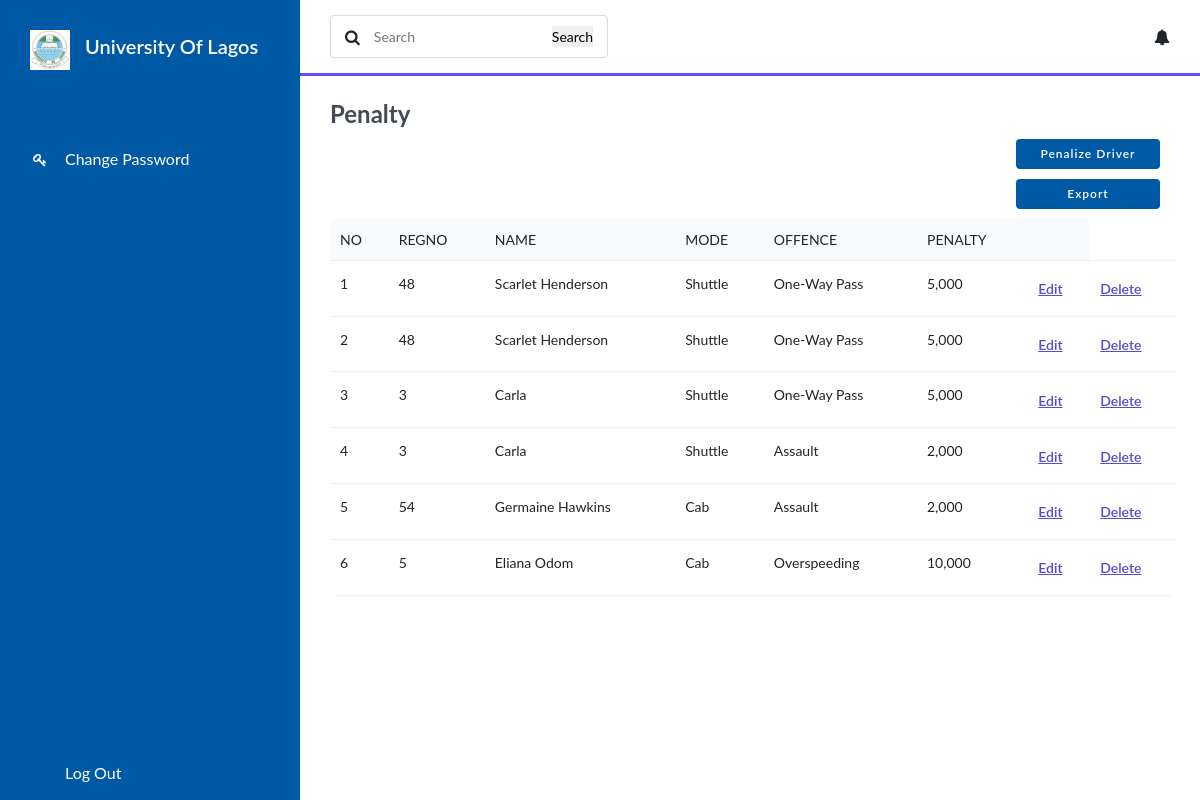
The app's page /penalty.php with its own data.
### tables this page shows
CREATE TABLE `driver_penalty` (
  `id` int NOT NULL AUTO_INCREMENT,
  `reg_no` varchar(45) DEFAULT NULL,
  `penalty_id` int NOT NULL,
  `date_created` datetime DEFAULT CURRENT_TIMESTAMP,
  `amount` varchar(45) DEFAULT NULL,
  `penalizer` varchar(225) DEFAULT NULL,
  `dof` date DEFAULT NULL,
  `status` varchar(45) DEFAULT 'Pending',
  PRIMARY KEY (`id`,`penalty_id`),
  KEY `reg_no_idx` (`reg_no`),
  KEY `p_id_idx` (`penalty_id`),
  CONSTRAINT `p_id` FOREIGN KEY (`penalty_id`) REFERENCES `penalty` (`id`),
  CONSTRAINT `p_reg_no` FOREIGN KEY (`reg_no`) REFERENCES `registration` (`reg_no`) ON DELETE SET NULL
);

CREATE TABLE `registration` (
  `id` int NOT NULL AUTO_INCREMENT,
  `reg_no` varchar(45) DEFAULT NULL,
  `first_name` varchar(45) DEFAULT NULL,
  `middle_name` varchar(45) DEFAULT NULL,
  `last_name` varchar(45) DEFAULT NULL,
  `phone_no` varchar(45) NOT NULL,
  `mode` varchar(45) DEFAULT NULL,
  `gender` varchar(45) DEFAULT NULL,
  `dob` date DEFAULT NULL,
  `address` varchar(225) DEFAULT NULL,
  `state` varchar(45) DEFAULT NULL,
  `lga` varchar(45) DEFAULT NULL,
  `status` varchar(45) DEFAULT NULL,
  `nok_firstname` varchar(45) DEFAULT NULL,
  `nok_middlename` varchar(45) DEFAULT NULL,
  `nok_lastname` varchar(45) DEFAULT NULL,
  `nok_relationship` varchar(45) DEFAULT NULL,
  `nok_phoneno` varchar(45) DEFAULT NULL,
  `nok_dob` date DEFAULT NULL,
  `nok_address` varchar(225) DEFAULT NULL,
  `date_created` datetime DEFAULT CURRENT_TIMESTAMP,
  `image` varchar(225) DEFAULT NULL,
  `drivers_license` varchar(45) DEFAULT NULL,
  `email` varchar(225) DEFAULT NULL,
  PRIMARY KEY (`id`,`phone_no`),
  UNIQUE KEY `uc_email` (`email`),
  KEY `reg_no_idx` (`reg_no`),
  KEY `idx_phone_no` (`phone_no`),
  CONSTRAINT `phone_no` FOREIGN KEY (`phone_no`) REFERENCES `login` (`phone_no`)
);

CREATE TABLE `penalty` (
  `id` int NOT NULL AUTO_INCREMENT,
  `offence` varchar(45) DEFAULT NULL,
  `penalty` varchar(225) DEFAULT NULL,
  PRIMARY KEY (`id`)
);

### penalty.php (the view, shortened to what this page needs)
<?php
include('config/db_connect.php');
$sql = "SELECT * FROM registration r, penalty p, driver_penalty d WHERE r.reg_no = d.reg_no AND d.penalty_id = p.id";
$result = mysqli_query($conn, $sql);
$penalties = mysqli_fetch_all($result, MYSQLI_ASSOC);
?>
<!DOCTYPE html>
<html lang="en">
<?php include('templates/header.php') ?>
<link rel="stylesheet" href="https://stackpath.bootstrapcdn.com/bootstrap/4.5.2/css/bootstrap.min.css">
<link rel="stylesheet" href="css/penstyle.css">
<link rel="stylesheet" href="sweetalert2.min.css">
<body>
    <?php include('templates/nav.php') ?>
    <section id="interface">
        <div class="navigation">
            <div class="n1">
                <form action="table.php" method="POST">
                    <div class="search">
                        <i class="fa fa-search"></i>
                        <input type="text" name="search" placeholder="Search">
                        <input type="submit" name="submit_search" value="Search"></input>
                    </div>
            </div>
            <div class="profile">
                <i class="fa fa-bell"></i>
            </div>
        </div>
        <h3 class="i-name">
            Penalty
        </h3>
        <div class="button" id="submit">
            <a href="pen_form.php"><input type="submit" value="Penalize Driver"></a>
        </div>
        <div class="button" id="submit" style="color: green;">
            <a href="export.php"><input type="submit" value="Export"></a>
        </div>
        <div class="board">
            <table width="100%">
                <thead>
                    <tr>
                        <td>No</td>
                        <td>RegNo</td>
                        <td>Name</td>
                        <td>Mode</td>
                        <td>Offence</td>
                        <td>Penalty</td>
                        <td></td>
                    </tr>
                </thead>
                <tbody>
                    <?php $count = 1;
                    foreach ($penalties as $penalty) { ?>
                        <tr scope="row">
                            <td class="driver">
                                <div class="driver-id">
                                    <h5><?php echo $count++; ?></h5>
                                </div>
                            </td>
                            <td class="driver">
                                <div class="driver-de">
                                    <h5><?php echo htmlspecialchars($penalty['reg_no']); ?></h5>
                                </div>
                            </td>
                            <td class="driver-phone">
                                <h5><?php echo htmlspecialchars($penalty['first_name'] . ' ' . $penalty['last_name']); ?></h5>
                            </td>
                            <td class="driver-plate">
                                <h5><?php echo htmlspecialchars($penalty['mode']); ?></h5>
                            </td>
                            <td class="driver-reg">
                                <h5><?php echo htmlspecialchars($penalty['offence']); ?></h5>
                            </td>
                            <td class="driver-reg">
                                <h5><?php echo htmlspecialchars($penalty['penalty']); ?></h5>
                            </td>
                            <td class="edit"><a href="pen_edit.php?id=<?php echo htmlspecialchars($penalty['id']); ?>">Edit</a></td>
                            <td class="edit"><a href="pen_del.php?id=<?php echo htmlspecialchars($penalty['id']); ?>">Delete</a></td>
                        </tr>
                    <?php } ?>
                </tbody>
            </table>
        </div>
    </section>
</body>
</html>

### css/penstyle.css (style rules this page uses)
* { margin: 0; padding: 0; box-sizing: border-box; font-family: 'Lato', sans-serif; }
body { width: 100%; background: rgb(238, 238, 238); position: relative; display: flex; }
#interface { width: calc(100% - 300px); margin-left: 300px; position: relative; }
#interface .navigation { display: flex; align-items: center; justify-content: space-between; background: white; padding: 15px 30px; border-bottom: 3px solid #594ef7; position: fixed; width: calc(100% - 300px); }
#interface .navigation .search { display: flex; justify-content: flex-start; align-items: center; padding: 10px 14px; border: 1px solid #d7dbe6; border-radius: 4px; }
#interface .navigation .search i { margin-right: 14px; }
#interface .navigation .search input { border: none; outline: none; font-size: 14px; }
.i-name { color: #444a53; padding: 30px 30px 0 30px; font-size: 24px; font-weight: 700; margin-top: 70px; }
.button { height: 30px; margin-top: 10px; margin-right: 40px; text-align: right; }
.button input { height: 100%; width: 144px; outline: none; color: white; border: none; font-size: 12px; font-weight: 600; border-radius: 4px; letter-spacing: 1px; background: #0059A5; }
.board { width: 94%; margin: 10px 0 30px 30px; overflow: auto; background: white; border-radius: 8px; }
.board h5 { font-weight: 400; font-size: 14px; }
table { border-collapse: collapse; }
tr { border-bottom: 1px solid #eef0f3; }
thead tr td { font-size: 14px; text-transform: uppercase; font-weight: 400; background: #f9fafb; text-align: start; padding: 10px; }
tbody tr td { padding: 15px 10px; }
.edit a { text-decoration: underline; font-size: 14px; color: #554cd1; font-weight: 600; }

### records on screen
driver_penalty: reg_no "48", registration.first_name+last_name "Scarlet Henderson", registration.mode "Shuttle", penalty.offence "One-Way Pass", penalty.penalty "5,000"
driver_penalty: reg_no "48", registration.first_name+last_name "Scarlet Henderson", registration.mode "Shuttle", penalty.offence "One-Way Pass", penalty.penalty "5,000"
driver_penalty: reg_no "3", registration.first_name+last_name "Carla", registration.mode "Shuttle", penalty.offence "One-Way Pass", penalty.penalty "5,000"
driver_penalty: reg_no "3", registration.first_name+last_name "Carla", registration.mode "Shuttle", penalty.offence "Assault", penalty.penalty "2,000"
driver_penalty: reg_no "54", registration.first_name+last_name "Germaine Hawkins", registration.mode "Cab", penalty.offence "Assault", penalty.penalty "2,000"
driver_penalty: reg_no "5", registration.first_name+last_name "Eliana Odom", registration.mode "Cab", penalty.offence "Overspeeding", penalty.penalty "10,000"
